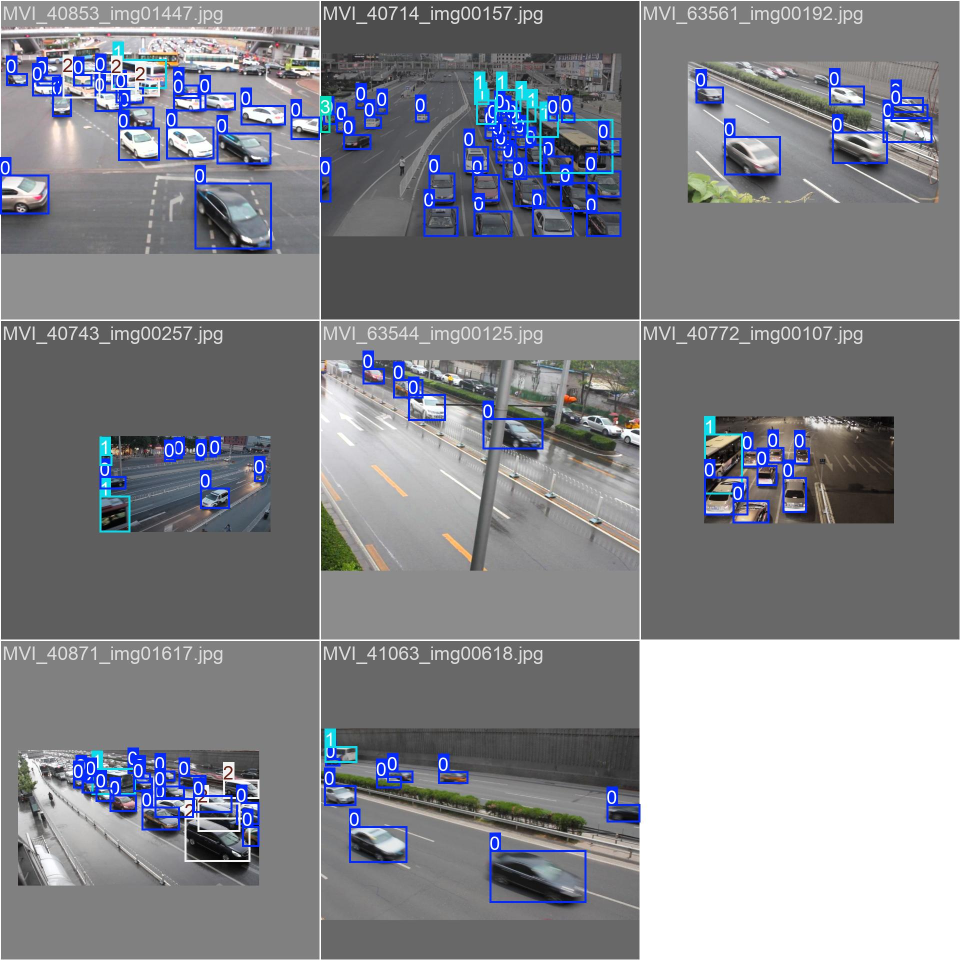
#> input picture src/Traffic_Project/yolov10_mini_test/train_batch0.jpg, 1920 x 1920 px (shown at 1/2 size)
$ python -i preprocessing.py   (imports and definitions only)
#> lines starting #> are read from the running program, lines starting #| are printed output that depends on the picture
import cv2
import numpy as np


class ImageEnhancer:
    """
    图像增强处理器 - 适应复杂光照环境
    用于处理夜间低照度、雨天、雾天等复杂场景
    """

    def __init__(self):
        self.enabled = True
        self.denoise_strength = 10
        self.clahe_clip_limit = 2.0

    # [45 lines left out: functions denoise, adjust_brightness, auto_enhance, not called in this run]

    def clahe_enhance(self, frame):
        """
        CLAHE - 对比度受限自适应直方图均衡化
        增强图像对比度，同时避免过度增强噪声
        """
        lab = cv2.cvtColor(frame, cv2.COLOR_BGR2LAB)
        l, a, b = cv2.split(lab)
        clahe = cv2.createCLAHE(clipLimit=self.clahe_clip_limit, tileGridSize=(8, 8))
        l = clahe.apply(l)
        lab = cv2.merge((l, a, b))
        return cv2.cvtColor(lab, cv2.COLOR_LAB2BGR)

    # [22 lines left out: function dehaze, not called in this run]

    def enhance_for_detection(self, frame, scene_type='auto'):
        """
        针对目标检测优化的增强流程
        Args:
            frame: 输入图像
            scene_type: 场景类型 ('auto', 'night', 'foggy', 'rainy', 'normal')
        """
        if not self.enabled:
            return frame

        if scene_type == 'auto':
            scene_type = self._detect_scene(frame)

        if scene_type == 'night':
            enhanced = self.adjust_brightness(frame, gamma=1.5)
            enhanced = self.clahe_enhance(enhanced)
            enhanced = self.denoise(enhanced, strength=8)
        elif scene_type == 'foggy':
            enhanced = self.dehaze(frame)
            enhanced = self.clahe_enhance(enhanced)
        elif scene_type == 'rainy':
            enhanced = self.denoise(frame, strength=12)
            enhanced = self.clahe_enhance(enhanced)
        else:
            enhanced = self.clahe_enhance(frame)

        return enhanced

    def _detect_scene(self, frame):
        """
        自动检测场景类型
        Returns: 'night', 'foggy', 'rainy', 'normal'
        """
        gray = cv2.cvtColor(frame, cv2.COLOR_BGR2GRAY)
        avg_brightness = np.mean(gray)
        std_brightness = np.std(gray)

        if avg_brightness < 60:
            return 'night'
        elif avg_brightness > 150 and std_brightness < 40:
            return 'foggy'
        elif std_brightness > 60:
            return 'rainy'
        else:
            return 'normal'

    # [11 lines left out: function get_enhancement_info, not called in this run]


class FramePreprocessor:
    """
    视频帧预处理器 - 管理帧处理流程
    """

    # [31 lines left out: functions __init__, process, not called in this run]

    def set_scene_type(self, scene_type):
        """设置场景类型"""
        self.scene_type = scene_type

    def set_enhancement(self, enabled):
        """启用/禁用图像增强"""
        self.enhancer.enabled = enabled


# [11 lines not run here, left out]

>>> import cv2
>>> picture = cv2.imread('../src/Traffic_Project/yolov10_mini_test/train_batch0.jpg')
#> picture is the input picture: shape (1920, 1920, 3); mean B, G, R 139.5, 133.3, 131.6
>>> result = ImageEnhancer().enhance_for_detection(picture)
#> in _detect_scene, `gray = cv2.cvtColor(frame, cv2.COLOR_BGR2GRAY)`:
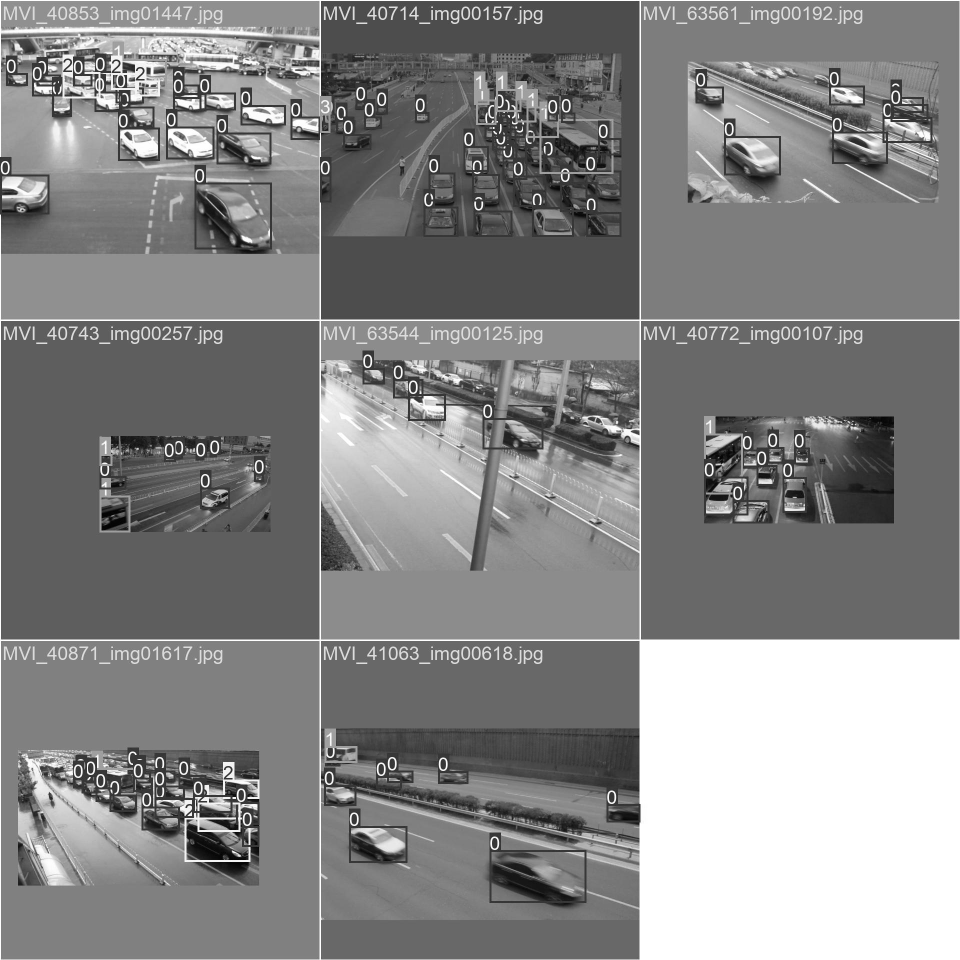
#> gray: shape (1920, 1920) (shown at 1/2 size); min 0, max 255, mean 133.5
#> in _detect_scene, `avg_brightness = np.mean(gray)`: avg_brightness = 133.5
#> in _detect_scene, `std_brightness = np.std(gray)`: std_brightness = 58.66
#> in enhance_for_detection, `scene_type = self._detect_scene(frame)`: scene_type = 'normal'
#> in clahe_enhance, `lab = cv2.cvtColor(frame, cv2.COLOR_BGR2LAB)`: lab: shape (1920, 1920, 3); mean of channels 0, 1, 2 141, 129.9, 124.9
#> in clahe_enhance, `l, a, b = cv2.split(lab)`:
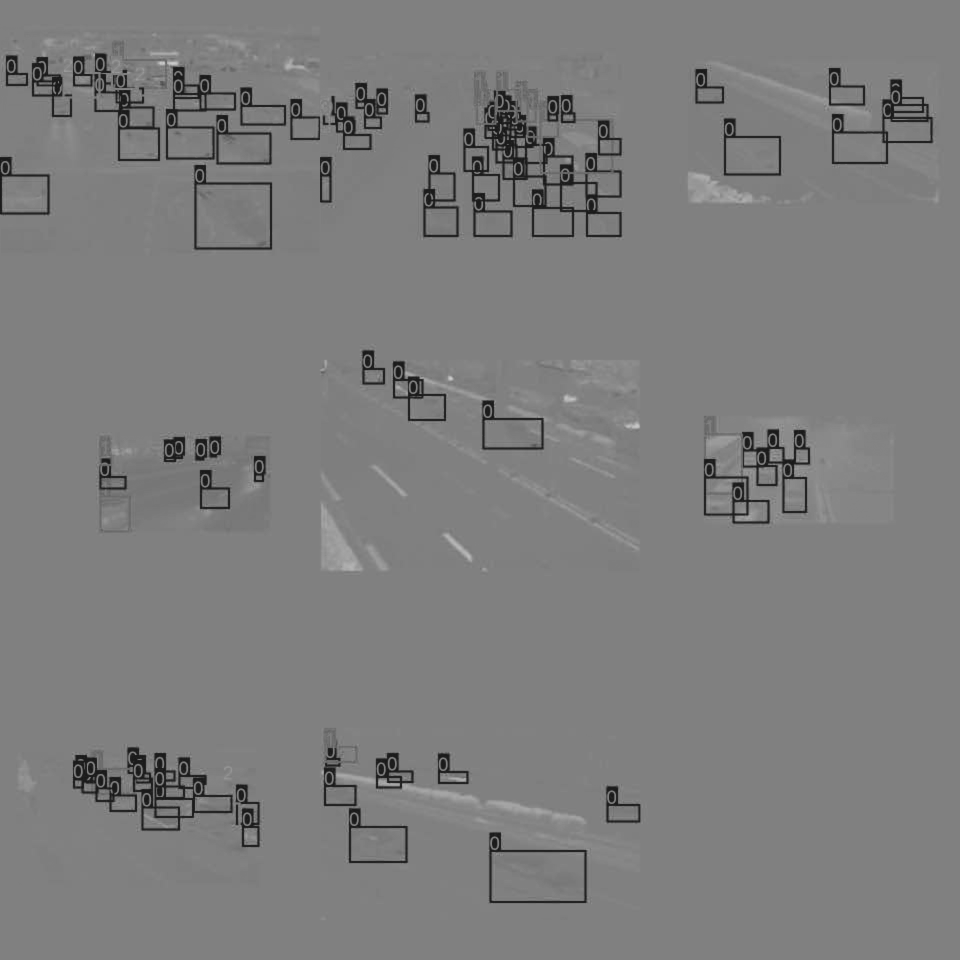
#> b: shape (1920, 1920) (shown at 1/2 size); min 22, max 207, mean 124.9
#> in clahe_enhance, `l = clahe.apply(l)`:
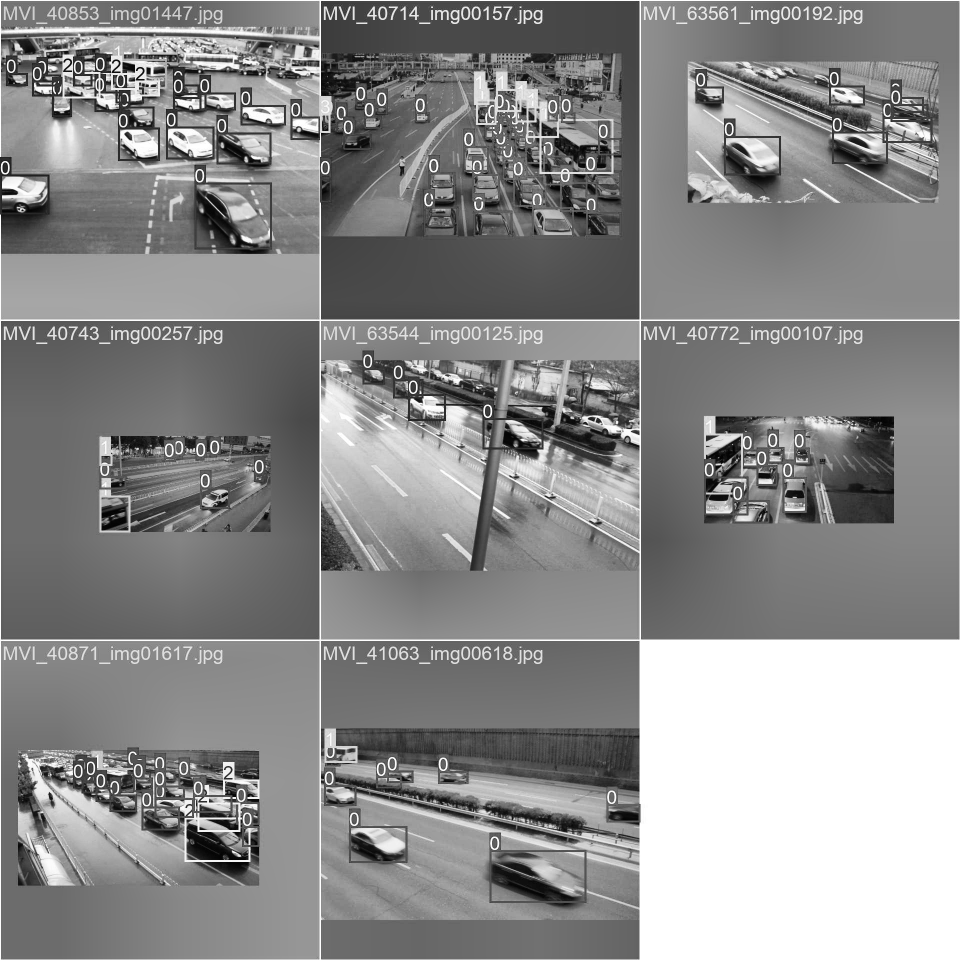
#> l: shape (1920, 1920) (shown at 1/2 size); min 1, max 255, mean 139
#> in clahe_enhance, `lab = cv2.merge((l, a, b))`: lab: shape (1920, 1920, 3); mean of channels 0, 1, 2 139, 129.9, 124.9
#> in clahe_enhance, `return cv2.cvtColor(lab, cv2.COLOR_LAB2BGR)`:
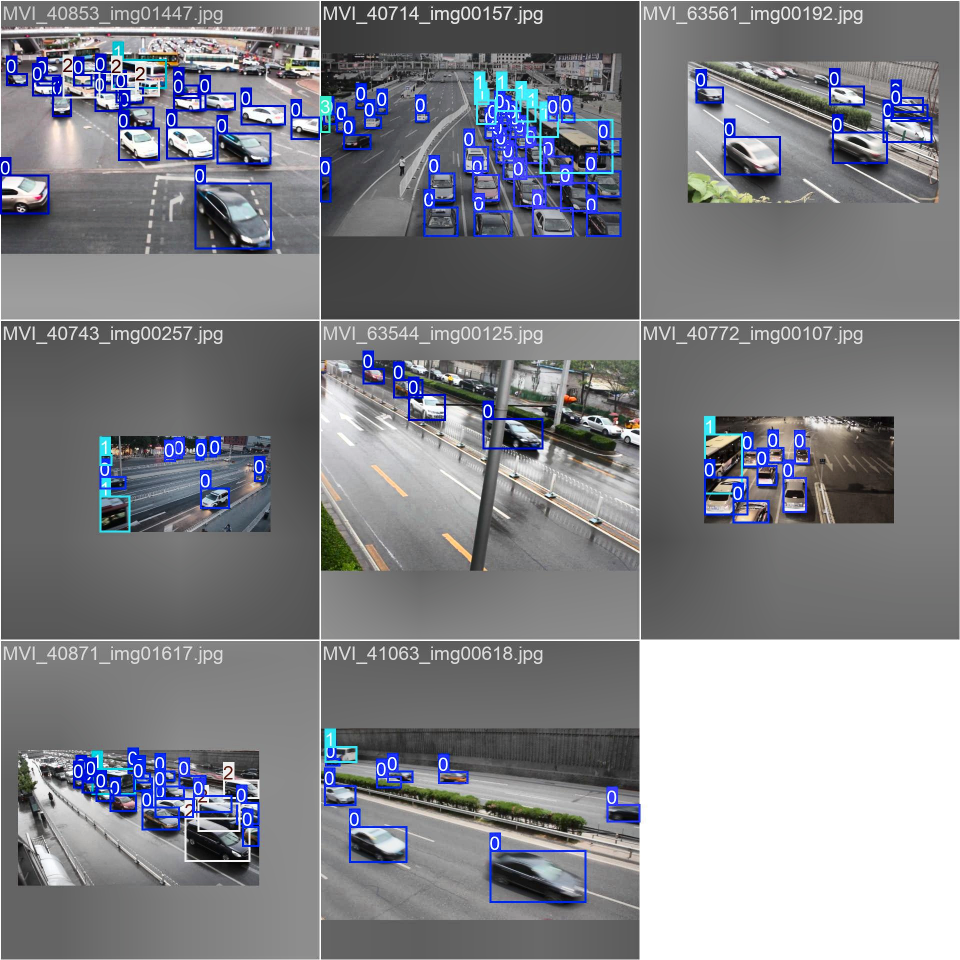
#> returned value: shape (1920, 1920, 3) (shown at 1/2 size); mean B, G, R 137.6, 131.7, 130.3

$ run again, on src/Traffic_Project/yolov10_mini_test/train_batch2.jpg
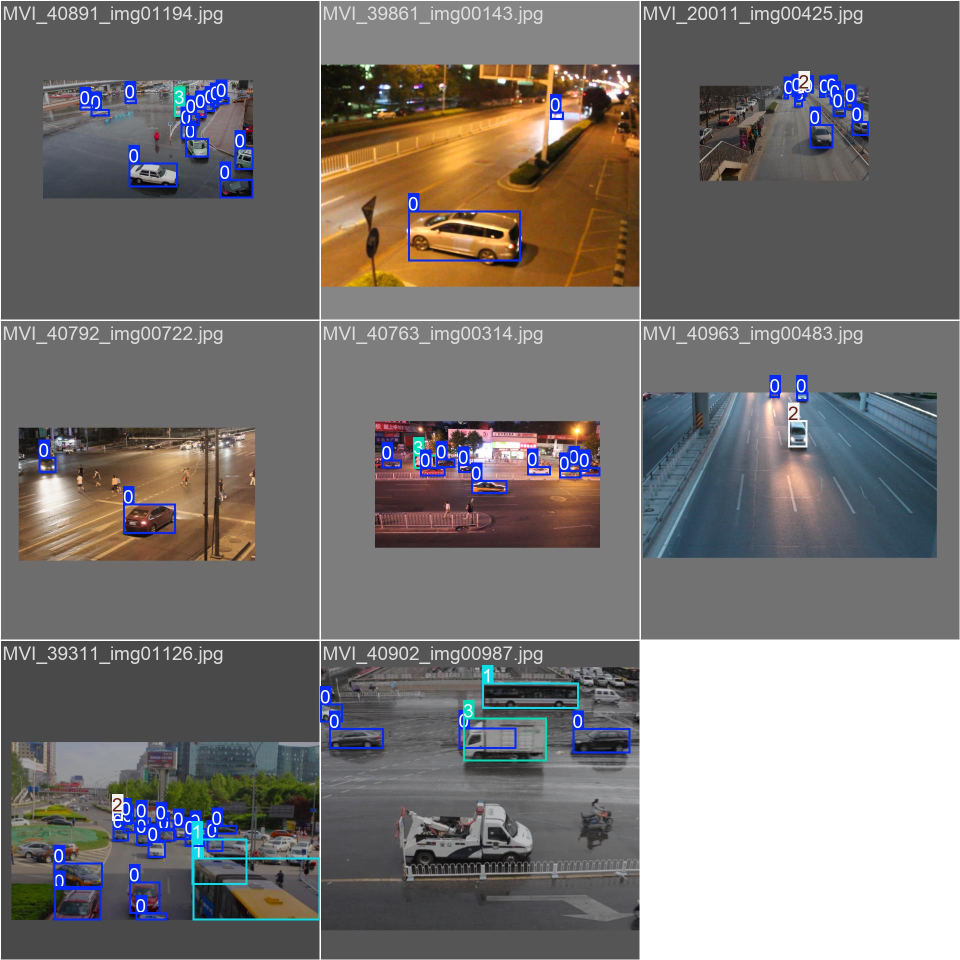
#> input picture src/Traffic_Project/yolov10_mini_test/train_batch2.jpg, 1920 x 1920 px (shown at 1/2 size)
#> picture is the input picture: shape (1920, 1920, 3); mean B, G, R 116.1, 117.5, 121.1
#> in _detect_scene, `gray = cv2.cvtColor(frame, cv2.COLOR_BGR2GRAY)`:
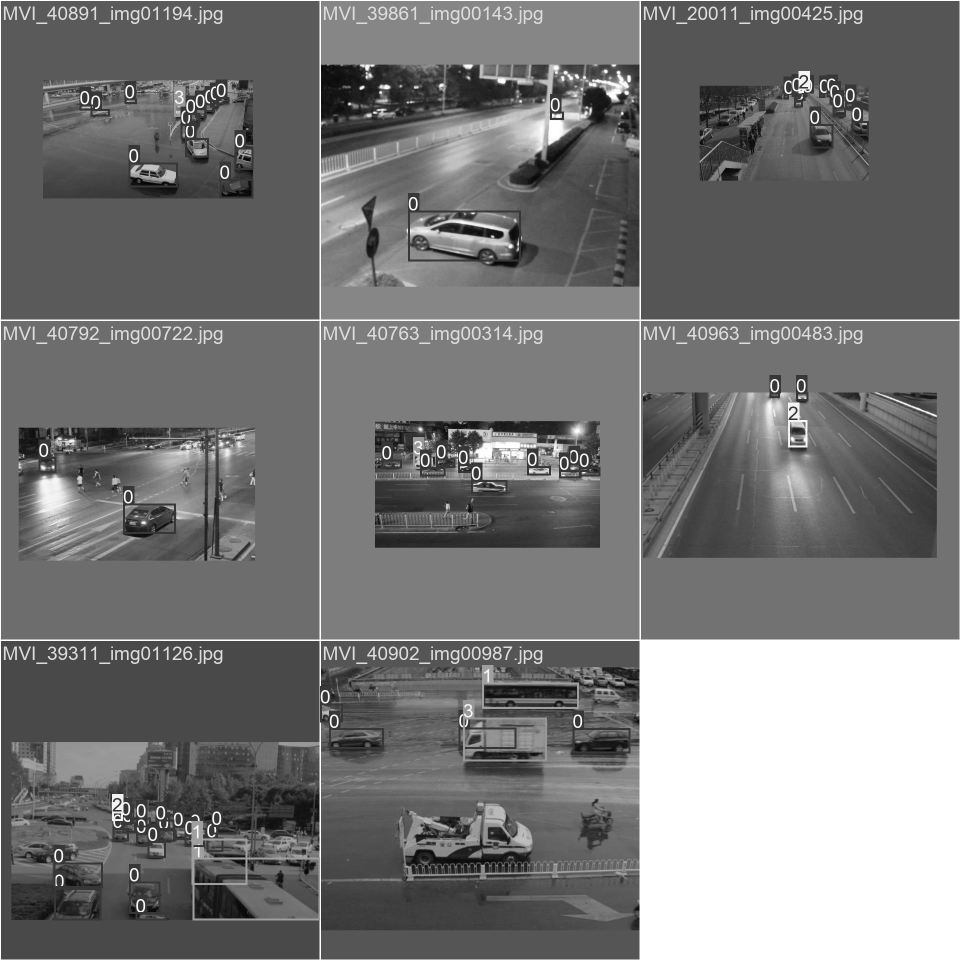
#> gray: shape (1920, 1920) (shown at 1/2 size); min 0, max 255, mean 118.4
#> avg_brightness = 118.4
#> std_brightness = 59.31
#> scene_type = 'normal'
#> in clahe_enhance, `return cv2.cvtColor(lab, cv2.COLOR_LAB2BGR)`:
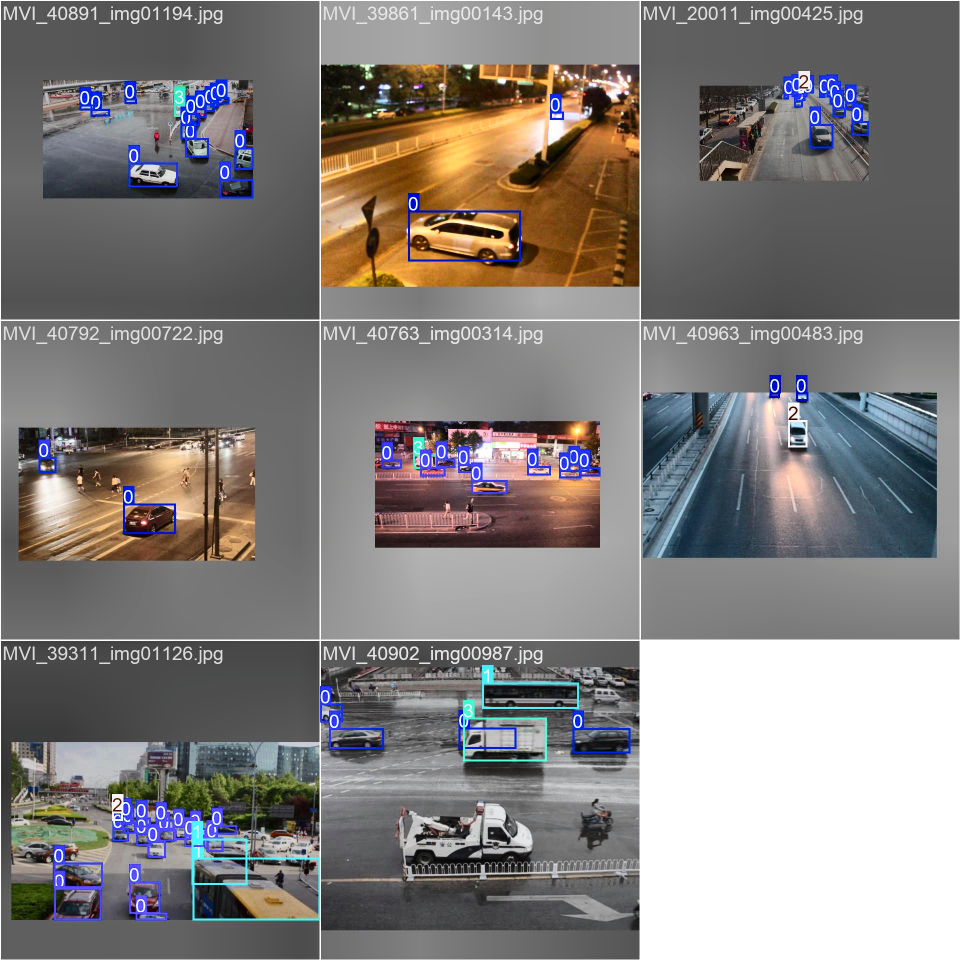
#> returned value: shape (1920, 1920, 3) (shown at 1/2 size); mean B, G, R 125.3, 126.8, 130.7

$ run again, on src/Traffic_Project/yolov10_mini_test/val_batch0_pred.jpg
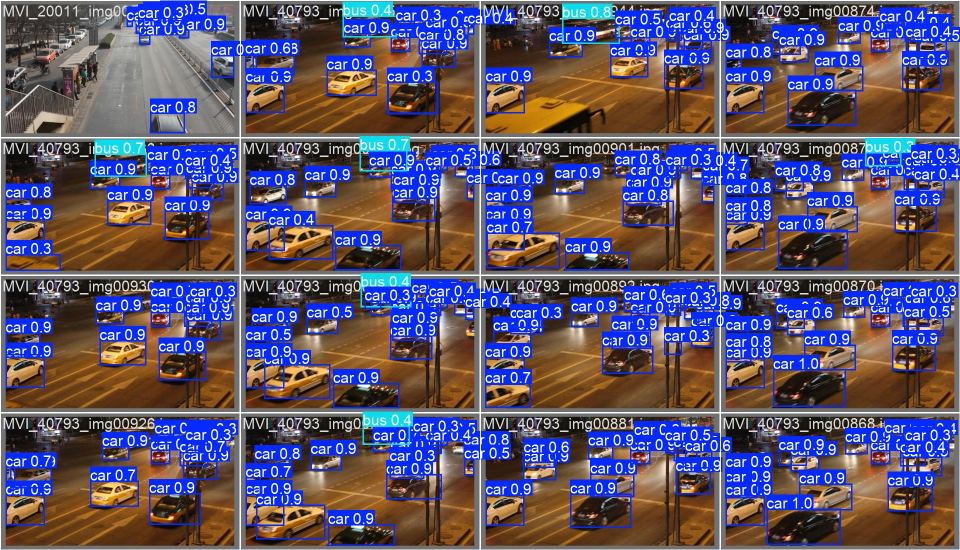
#> input picture src/Traffic_Project/yolov10_mini_test/val_batch0_pred.jpg, 1920 x 1100 px (shown at 1/2 size)
#> picture is the input picture: shape (1100, 1920, 3); mean B, G, R 111, 86.3, 95.4
#> in _detect_scene, `gray = cv2.cvtColor(frame, cv2.COLOR_BGR2GRAY)`:
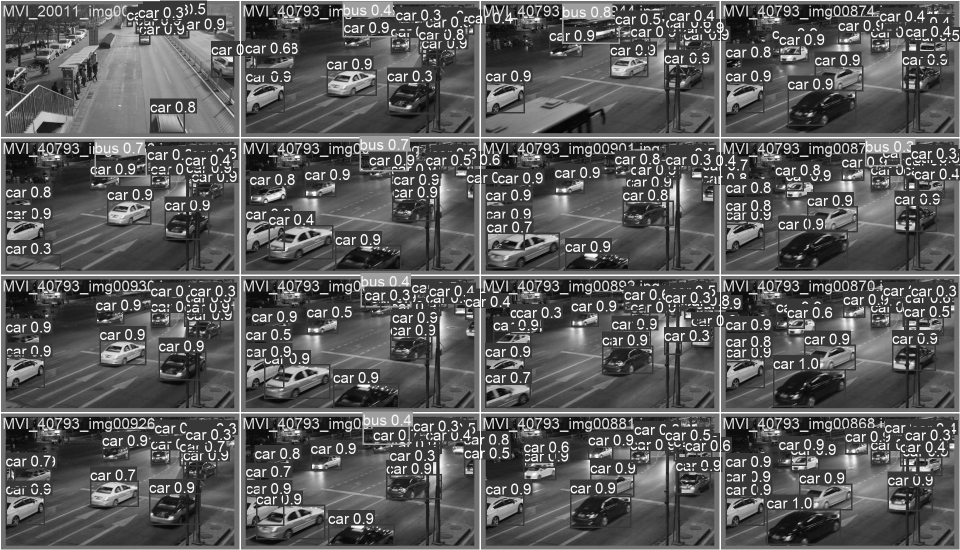
#> gray: shape (1100, 1920) (shown at 1/2 size); min 0, max 255, mean 91.8
#> avg_brightness = 91.81
#> std_brightness = 57.24
#> scene_type = 'normal'
#> in clahe_enhance, `return cv2.cvtColor(lab, cv2.COLOR_LAB2BGR)`:
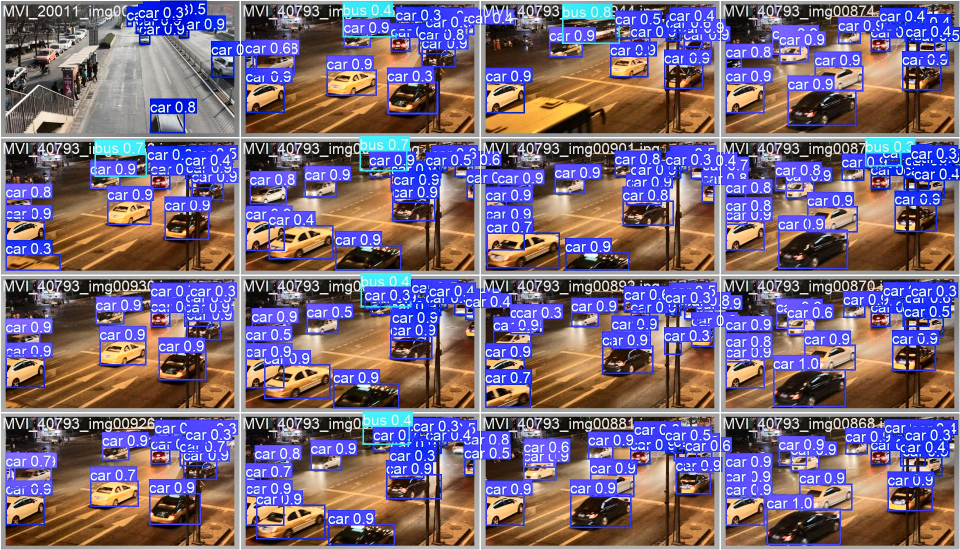
#> returned value: shape (1100, 1920, 3) (shown at 1/2 size); mean B, G, R 128, 106.2, 122.6
